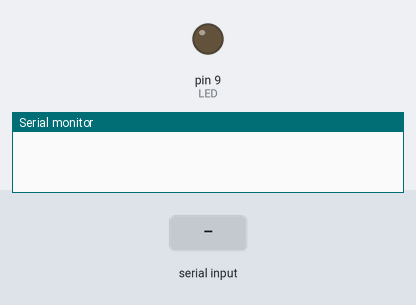
Simulated run of this sketch. Board: Arduino Uno, built with avr-gcc and run on an emulated ATmega328P. On the bench: output pins drawn as LEDs (lit = HIGH), the last lines printed to the serial monitor. The inputs (shaded band) are chosen by the test bench.

Above: at 1.2 s.
1.3 s: byte 30 received over Serial
At 2.3 s:
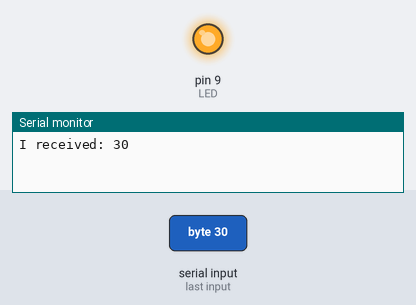
Timing chart, 0 to 5.2 s (numbered marks = the images above; inputs shaded):
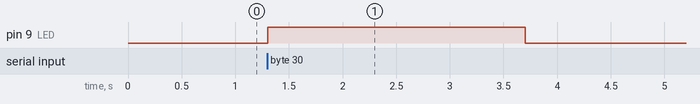

Measured:
- after the input at 1.3 s, pin 9 (LED): LOW → HIGH at once, → LOW 2.4 s later

The sketch:

2019-04-04-emetteur-sketch_apr04a.ino
```cpp
#define LED 9
int message, duration_emission;
int incomingByte = 0; // for incoming serial data

void setup() {
  pinMode(LED, OUTPUT);
  Serial.begin(9600);
}

void loop() {
  if (Serial.available() > 0) { // read the incoming byte
    incomingByte = Serial.read();

    Serial.print("I received: "); // say what you got
    Serial.println(incomingByte, DEC); // print as an ASCII-encoded decimal

  message = incomingByte ;

    duration_emission = (80 * message);
    digitalWrite(LED, HIGH);
    delay(duration_emission);
    digitalWrite(LED, LOW);
    delay(150);

  }
}
```
